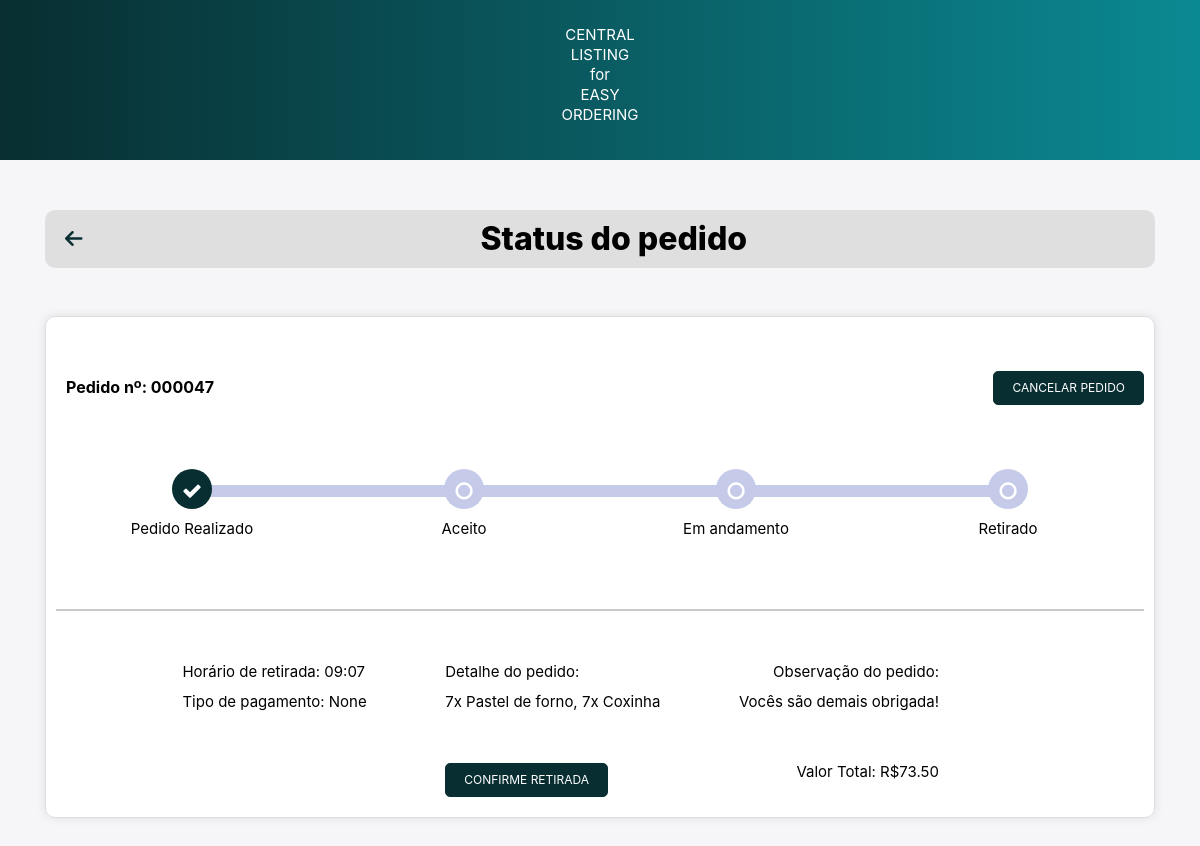
/order_status/ (signed in), run on an earlier commit of the app's database.
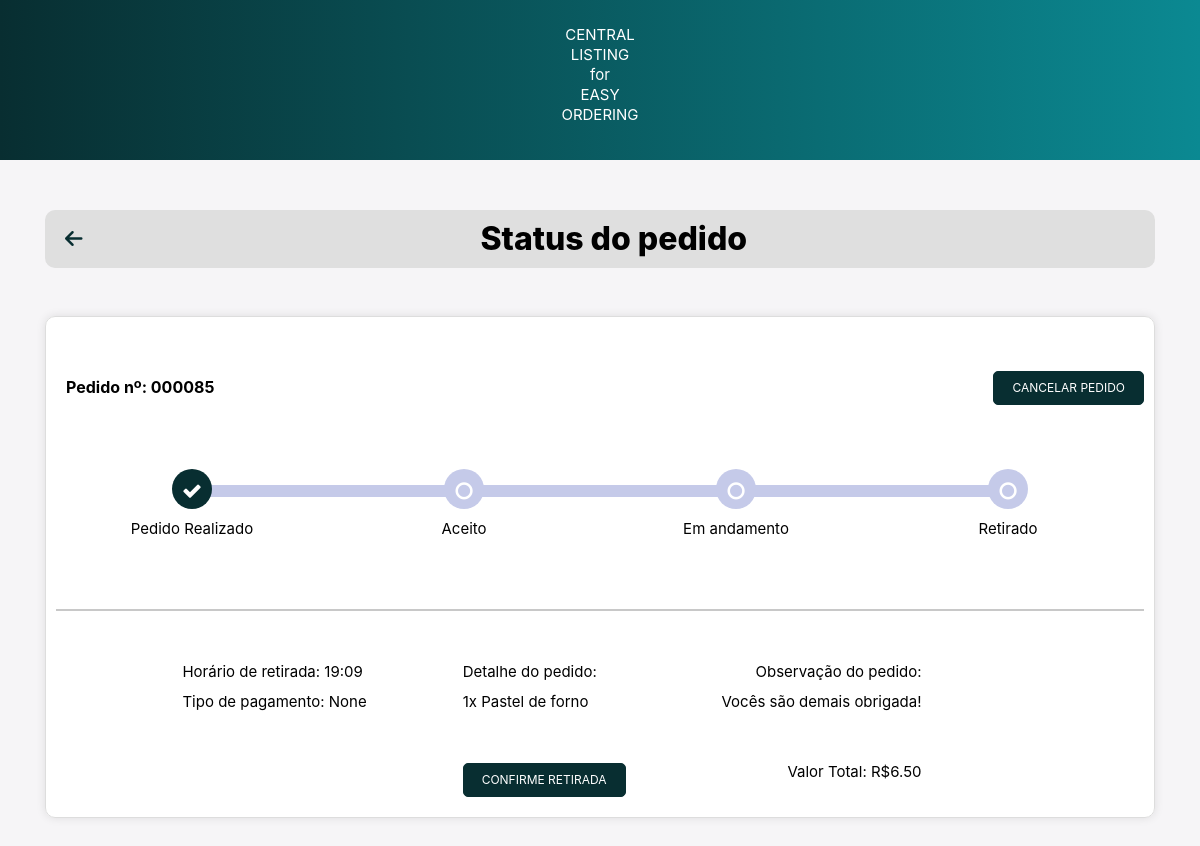
And on a later commit of the database.
### main/models.py (models this page shows)
class Order(models.Model):
    PAYMENT_METHOD_CHOICES = [
        ('pix', 'PIX'),
        ('credit_card', 'Credit Card'),
    ]
    user = models.ForeignKey(User, on_delete=models.CASCADE)
    order = models.CharField(max_length=1000)
    order_datetime = models.DateTimeField()
    pickup_time = models.DateTimeField()
    total = models.DecimalField(max_digits=6, decimal_places=2)
    payment_method = models.CharField(max_length=20, choices=PAYMENT_METHOD_CHOICES, null=True)

### main/views.py (the view)
# urls.py: path('order_status/', views.order_status, name='order_status'),
@login_required(login_url='login')
def order_status(request):
    cart = Cart.objects.filter(user=request.user)
    total = cart.aggregate(total=Sum(F('product__price') * F('quantity')))['total']
    if request.method == 'POST':
        order_datetime = datetime.now()
        pickup_time = datetime.now() + timedelta(minutes=30)
        order_products = [f"{item.quantity}x {item.product.name}" for item in cart]
        order_summary = ", ".join(order_products)
        order = Order.objects.create(user=request.user, order=order_summary, total=total,
        pickup_time=pickup_time, order_datetime=order_datetime)
        messages.success(request, 'Pedido realizado com sucesso!')
        cart.delete()
    else:
        order = Order.objects.filter(user=request.user).last()
    context = {
        'order': order,
    }
    return render(request, 'order_status.html', context)

### templates/order_status.html (shortened to what this page needs)
{% load static %}
<!DOCTYPE html>
<html>
<head>
    <link rel="stylesheet" href="https://cdnjs.cloudflare.com/ajax/libs/font-awesome/6.4.0/css/all.min.css" />
    <link
    rel="stylesheet"
    href="https://cdn.jsdelivr.net/npm/bootstrap@4.3.1/dist/css/bootstrap.min.css"
  />
  <link
    rel="stylesheet"
    href="https://cdnjs.cloudflare.com/ajax/libs/font-awesome/4.7.0/css/font-awesome.css"
  />
  <link rel="stylesheet" type="text/css" href="{% static './css/order_status.css' %}">
</head>
<body>
  <nav>
          <p>CENTRAL<br>LISTING<br>for<br>EASY<br>ORDERING</p>
  </nav>
    <div class="container">
        <div class="top-bar">
            <a id="arrow" href="{% url 'home' %}" class="back-to-home">
                <i class="fas fa-arrow-left"></i>
            </a>
            <h1 class="top-bar-title">Status do pedido</h1>
        </div>
    </div>
    {% if order %}
    <div class="container">
      <div class="card">
        <div class="timeline-container">
          <div class="order_number_text">
            Pedido nº: 0000{{ order.id }}</p>
            <a href="{% url 'cancel_order' %}" class="btn btn-primary custom-btn" id="cancelar_pedido" style="text-decoration:none" name="cancel_order">Cancelar pedido</a>
          </div>
          <ul id="progressbar" class="text-center">
            <li class="step0">
              <div class="step-container">
                <p class="status-text">Pedido Realizado</p>
              </div>
            </li>
            <li class="step0">
              <div class="step-container">
                <p class="status-text">Aceito</p>
              </div>
            </li>
            <li class="step0">
              <div class="step-container">
                <p class="status-text">Em andamento</p>
              </div>
            </li>
            <li class="step0">
              <div class="step-container">
                <p class="status-text">Retirado</p>
              </div>
            </li>
          </ul>
          <br><br><br><br><br>
          <div class="track-order">
            <hr>
            <div class="row d-flex justify-content-between px-3 top">
              <div>
                <p>Horário de retirada: {{ order.pickup_time|date:"H:i"}}</p>
                <p>Tipo de pagamento: {{ order.payment_method }}</p>
              </div>
              <div>
                <p>Detalhe do pedido:</p>
                <p>{{order.order}}</p>
                <button id="advance" class="btn btn-primary custom-btn">Confirme retirada</button>
              </div>
              <div class="d-flex flex-column text-sm-right">
                <p>Observação do pedido:</p>
                <p>Vocês são demais obrigada!</p>
                <p><br><br>Valor Total: R${{order.total}}</p>
              </div>
            </div>
          </div>
        </div>
      </div>
    </div>
    {% endif %}
</body>
</html>

### static/css/order_status.css (style rules this page uses)
* { box-sizing: border-box; margin: 0; padding: 0; }
nav { background: linear-gradient(90deg, #082E31, #0b8992); padding: 5px; text-align: center; font-size: 15px; width: 100%; color: #fff; margin-bottom: 50px; font-weight: normal; }
.top-bar { display: flex; align-items: center; padding: 10px 20px; background-color: #dfdfdf; border-radius: 10px; width: 100%; margin: 0 auto; position: relative; }
.top-bar-title { flex-grow: 1; margin: 0; font-size: 32px; text-align: center; }
.back-to-home { color: #082E31; font-size: 20px; margin-right: 10px; }
body { color: #000; overflow-x: hidden; height: 100%; background-color: #f6f5f7; background-repeat: no-repeat; }
.card { z-index: 0; background-color: #fff; padding-bottom: 0px; margin-top: 48px; border-radius: 10px; border: 0px solid rgba(0,0,0,.125); margin-bottom: 50px; }
.top { padding-top: 30px; padding-left: 13% !important; padding-right: 13% !important; }
#progressbar { margin-bottom: 1px; padding-left: 0; margin-top: 70px; }
#progressbar li { list-style-type: none; font-size: 13px; width: 25%; float: left; position: relative; font-weight: 400; }
#progressbar .step0::before { font-family: FontAwesome; content: '\f10c'; color: #fff; }
#progressbar li::before { width: 40px; height: 40px; line-height: 45px; display: block; font-size: 20px; background: #c5cae9; border-radius: 50%; margin: auto; padding: 0; }
#progressbar li::after { content: ''; width: 100%; height: 12px; background-color: #c5cae9; position: absolute; top: 16px; left: 0; z-index: -1; }
#progressbar li:last-child::after { border-top-right-radius: 10px; border-bottom-right-radius: 10px; position: absolute; left: -50%; }
#progressbar li:nth-child(2)::after, #progressbar li:nth-child(3)::after { left: -50%; }
#progressbar li:first-child::after { border-top-left-radius: 10px; border-bottom-right-radius: 10px; position: absolute; left: 50%; }
#progressbar li.active::before, #progressbar li.active::after { background-color: #082E31; transition: background 1.0s; }
#progressbar li.active::before { font-family: FontAwesome; content: '\f00c'; color: #fff; }
.status-text { text-align: center; margin-top: 10px; }
.step-container { display: flex; flex-direction: column; align-items: center; justify-content: center; }
.container .card .row { margin-bottom: 20px; }
.container .card .row p { margin: 0; padding: 5px 0; }
.container .card .row .d-flex { flex-direction: column; align-items: flex-start; }
.container .card .row .text-sm-right { align-items: flex-end; }
hr { background-color: #dfdfdf; border-width: 2px; }
.timeline-container { border: 1px solid #ddd; border-radius: 10px; padding: 10px; box-shadow: 0px 0px 10px rgba(0,0,0,0.1); padding-top: 48px; }
.track-order { margin-top: 20px; }
h1 { font-weight: bold; font-weight: 800; }
p { font-size: 15px; line-height: 20px; margin: 20px 0 30px; }
.order_number_text { padding-top: 10px; padding-left: 10px; font-size: 16px; font-weight: bolder; }
.btn { text-transform: uppercase; font-size: 12px; padding: 7px 18px; border-radius: 5px; cursor: pointer; text-decoration: none; }
.btn-primary { background-color: #082E31; color: #fff; border: 1px solid #082E31; }
#cancelar_pedido { position: relative; float: right; bottom: 58px; }
#advance { position: relative; top: 46px; }

What changed in the data, as far as the page shows it:
no longer on this page (row unchanged): Order: id "47", pickup_time "09:07", payment_method "None", order "7x Pastel de forno, 7x Coxinha", total "73.50"
added Order: id "85", pickup_time "19:09", payment_method "None", order "1x Pastel de forno", total "6.50"
